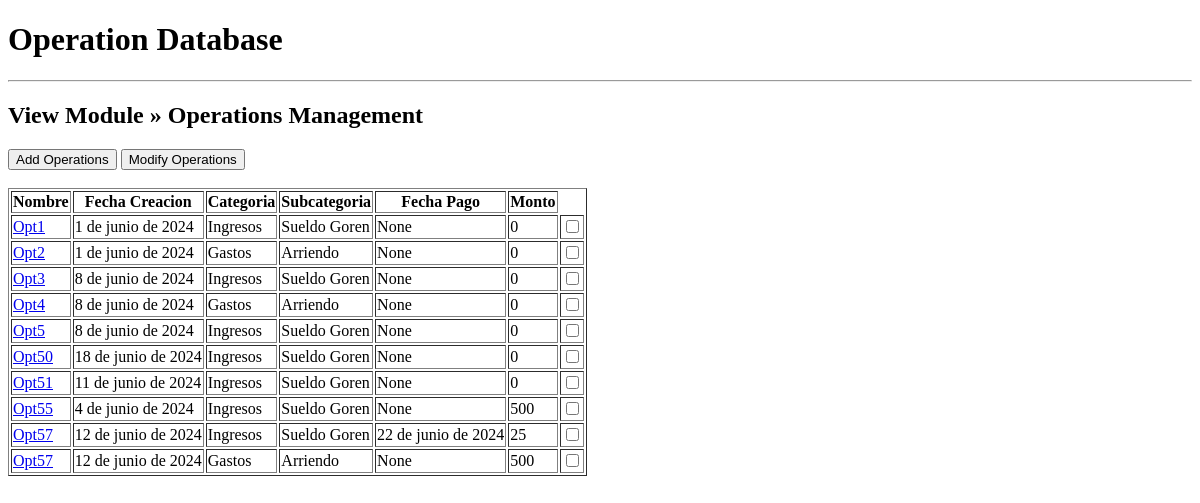
The app's page /entry/, older data.
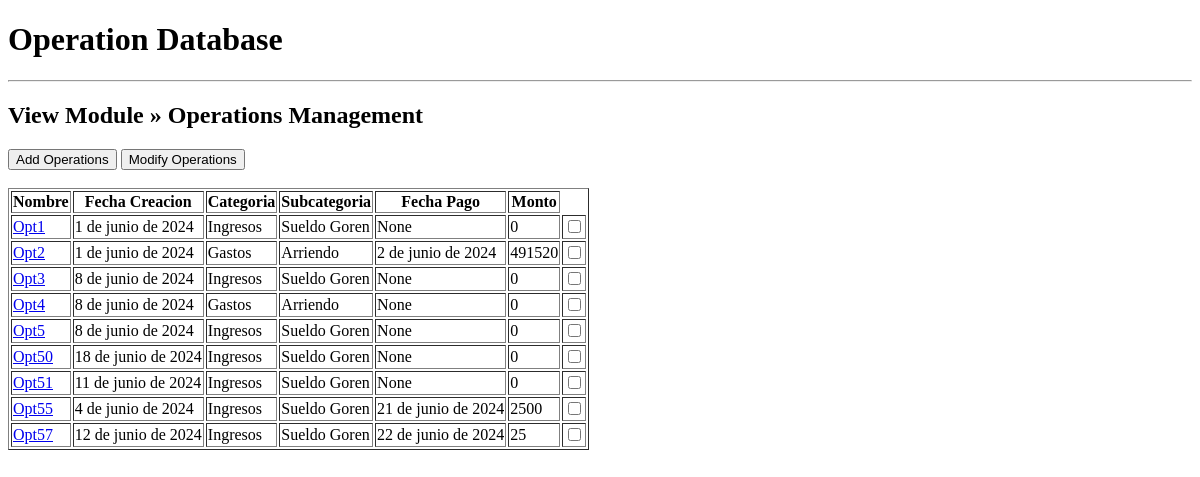
The same page, newer data.
### TRANSACTION/models.py (models this page shows, shortened)
class Operaciones(models.Model):
    name = models.CharField(max_length=100)
    fecha_creacion = models.DateField(null=False, blank=False)
    category = models.ForeignKey(Category, on_delete=models.SET_NULL, null = True)
    subcategory = models.ForeignKey(Subcategory, on_delete=models.SET_NULL, null = True)
    fecha_pago = models.DateField(null=True, blank=True)
    monto =  models.PositiveIntegerField(default=0)

class Category(models.Model):
    name = models.CharField(max_length=30)
    def __str__(self):
        return self.name

class Subcategory(models.Model):
    category = models.ForeignKey(Category, on_delete = models.CASCADE)
    name = models.CharField(max_length=30)
    def __str__(self):
        return self.name

### TRANSACTION/views.py (the view)
# urls.py: path('', views.OperacionesListView.as_view(), name='operation_changelist'),
class OperacionesListView(ListView):
     model = Operaciones
     form_class = OperacionesForm
     context_object_name = 'operations'

### templates/TRANSACTION/operaciones_list.html (shortened to what this page needs)
{% extends 'base.html' %}
{% block content %}
  <h2>View Module » Operations Management</h2>
  <div>
    <button id="add-operations-btn" type="button">Add Operations</button>
    <button id="mod-operations-btn" type="button">Modify Operations</button>
  </div>
  <br>
  <table border="1">
    <thead>
      <tr>
        <th>Nombre</th>
        <th>Fecha Creacion</th>
        <th>Categoria</th>
        <th>Subcategoria</th>
        <th>Fecha Pago</th>
        <th>Monto</th>
      </tr>
    </thead>
    <tbody>
      {% for operation in operations %}
        <tr>
          <td><a href="{% url 'operation_change' operation.pk %}">{{ operation.name }}</a></td>
          <td>{{ operation.fecha_creacion }}</td>
          <td>{{ operation.category }}</td>
          <td>{{ operation.subcategory }}</td>
          <td>{{ operation.fecha_pago }}</td>
          <td>{{ operation.monto }}</td>
          <td><input type="checkbox" class="operation-checkbox" data-pk="{{ operation.pk }}"></td>
        </tr>
      {% empty %}
        <tr>
          <td colspan="7">No operations in the database. <a href="{% url 'operation_add' %}">Add the first operation</a>.</td>
        </tr>
      {% endfor %}
    </tbody>
  </table>
{% endblock %}

### templates/base.html (shortened to what this page needs)
{% load static %}
<!doctype html>
<head>
</head>
<body>
    <h1>Operation Database</h1>
    <hr>
    {% block content %}
    {% endblock %}
</body>
</html>

Row changes from the older to the newer data that the page shows:
removed Operaciones: name "Opt57", fecha_creacion "12 de junio de 2024", category "Gastos", subcategory "Arriendo", fecha_pago "None", monto "500"
changed Operaciones "Opt2": fecha_pago "None" → "2 de junio de 2024"; monto "0" → "491520"
changed Operaciones "Opt55": fecha_pago "None" → "21 de junio de 2024"; monto "500" → "2500"
